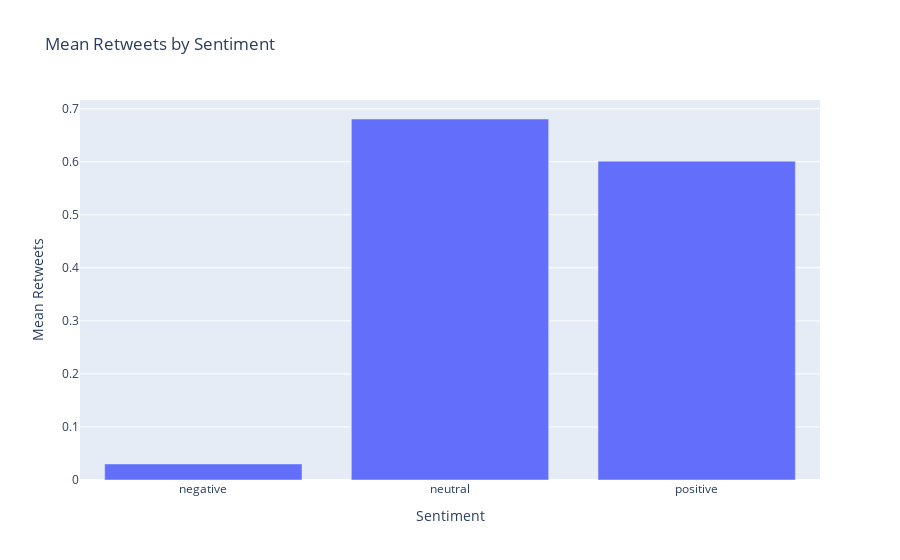

Here is the notebook cell this chart was saved with:
### Code cell
fig = px.bar(means, y='retweet_count', x=means.index, title='Mean Retweets by Sentiment',
 labels={'retweet_count': 'Mean Retweets', 'sentiment_category': 'Sentiment'})

fig.show()

### Figure 1 — Plotly figure (JSON) as saved in the notebook; plotly's stock layout.template omitted (floating-point values rounded to 4 significant figures)
{"data": [{"alignmentgroup": "True", "hovertemplate": "Sentiment=%{x}<br>Mean Retweets=%{y}<extra></extra>", "legendgroup": "", "marker": {"color": "#636efa", "pattern": {"shape": ""}}, "name": "", "offsetgroup": "", "orientation": "v", "showlegend": false, "textposition": "auto", "type": "bar", "x": ["negative", "neutral", "positive"], "xaxis": "x", "y": [0.0303, 0.6806, 0.6011], "yaxis": "y"}], "layout": {"barmode": "relative", "legend": {"tracegroupgap": 0}, "title": {"text": "Mean Retweets by Sentiment"}, "xaxis": {"anchor": "y", "domain": [0, 1], "title": {"text": "Sentiment"}}, "yaxis": {"anchor": "x", "domain": [0, 1], "title": {"text": "Mean Retweets"}}}}
